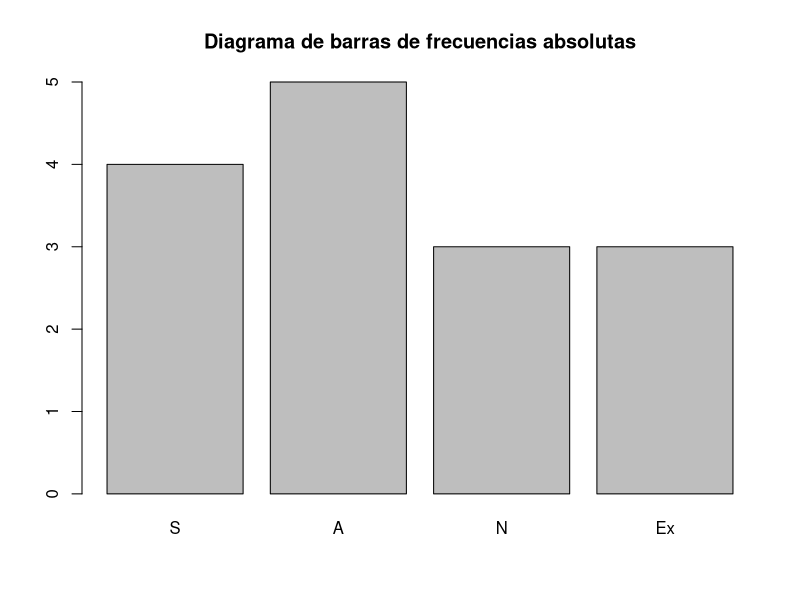
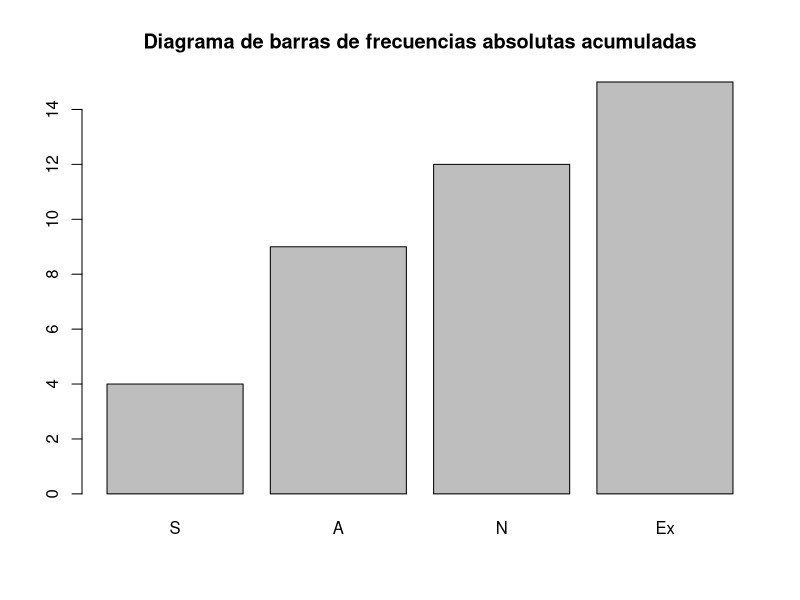
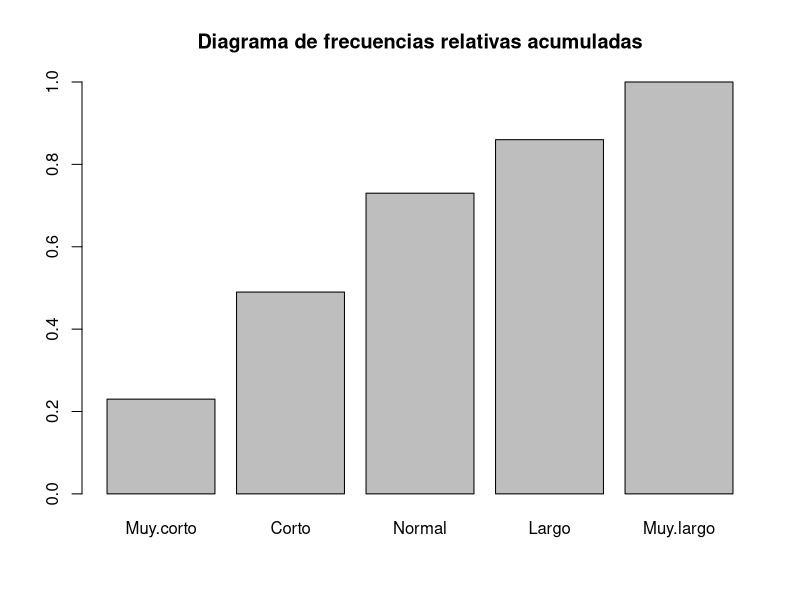
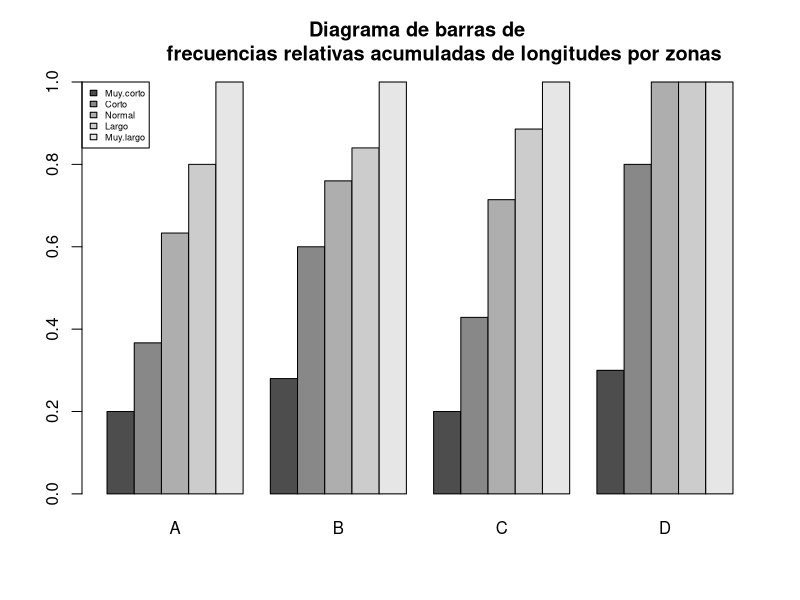
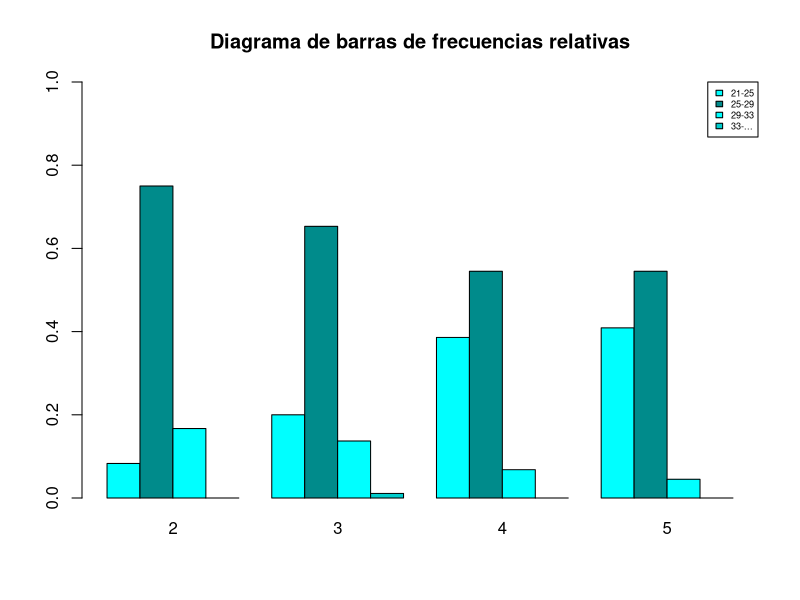
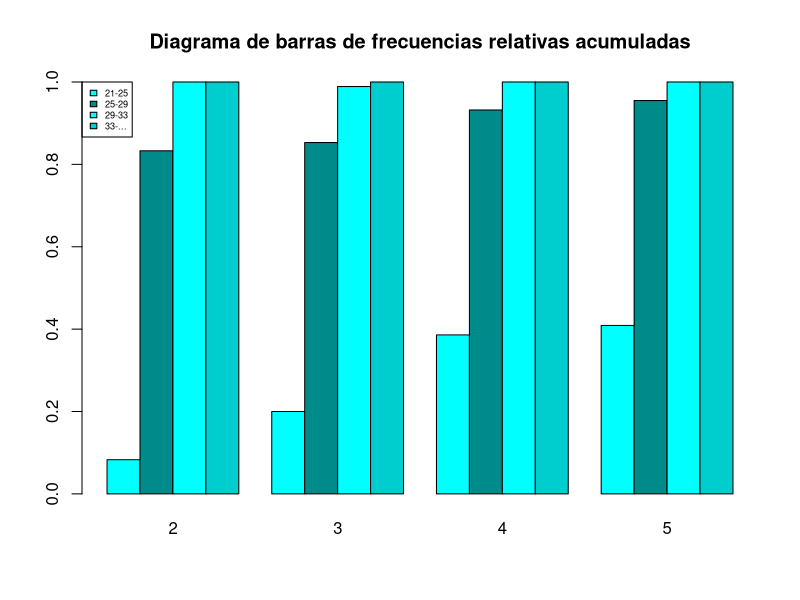

Generate these figures, in order, with R:
## ---- chunk 1
knitr::opts_chunk$set(echo = TRUE, comment = NA)
## ---- chunk 2
notas = ordered(c("S","A", "N", "Ex", "S", "S", "Ex", "Ex", "N", "A", "A", "A",
                  "A", "N", "S"), levels = c("S", "A", "N", "Ex"))
table(notas)
## ---- chunk 3
set.seed(2018)
clientes = sample(1:5, 50, replace = TRUE)
clientes
set.seed(NULL)
## ---- chunk 4
absolut = table(clientes)
relative = prop.table(absolut)
acumul = cumsum(absolut)
rel.acumul = cumsum(relative)
absolut = (as.matrix(absolut))
relative = (as.matrix(relative))
acumul = (as.matrix(acumul))
rel.acumul = (as.matrix(rel.acumul))

clientela = data.frame(absolut,relative,acumul,rel.acumul)
colnames(clientela) = c("Absoluta", "Relativa", "Acumulada", "Rel. Acumulada")
clientela

## ---- chunk 5
notas
fAbs = table(notas) #Frec. abs.
cumsum(fAbs) #Frec. abs. acumuladas
## ---- chunk 6
cumsum(prop.table(fAbs)) #Frec. relativas acumuladas
barplot(fAbs, main = "Diagrama de barras de frecuencias absolutas")
## ---- chunk 7
barplot(cumsum(fAbs), main = "Diagrama de barras de frecuencias absolutas acumuladas")
## ---- chunk 8
cumsum(table(notas))/length(notas)
cumsum(table(notas)/length(notas))
## ---- chunk 9
set.seed(2018)
longitud = sample(1:5,100, replace = TRUE)
longitud = ordered(longitud)
levels(longitud) = c("Muy.corto","Corto","Normal","Largo","Muy.largo")
## ---- chunk 10
longitud
## ---- chunk 11
set.seed(NULL)
## ---- chunk 12
Fr.Abs = table(longitud)
Fr.Abs
Fr.Rel = prop.table(Fr.Abs)
Fr.Rel
## ---- chunk 13
Fr.Acum = cumsum(Fr.Abs)
Fr.Acum
Fr.RAcum = cumsum(Fr.Rel)
Fr.RAcum
## ---- chunk 14
barplot(Fr.RAcum, main = "Diagrama de frecuencias relativas acumuladas")
## ---- chunk 15
zonas = rep(c("A","B","C","D"), c(30,25,35,10))
jirafas = data.frame(zonas,longitud)
str(jirafas)
head(jirafas)
## ---- chunk 16
apply(table(jirafas), MARGIN = 1, FUN = cumsum)
## ---- chunk 17
t(apply(table(jirafas), MARGIN = 1, FUN = cumsum))
## ---- chunk 18
t(apply(prop.table(table(jirafas), margin = 1), MARGIN = 1, FUN = cumsum))
## ---- chunk 19
Diagrama = apply(prop.table(table(jirafas), margin = 1), MARGIN = 1, FUN = cumsum)
barplot(Diagrama, beside = TRUE, legend = TRUE, main = "Diagrama de barras de 
        frecuencias relativas acumuladas de longitudes por zonas",
args.legend=list(x="topleft", cex=0.55))
## ---- chunk 20
crabs = read.table("../data/datacrab.txt", header = TRUE)
crabs = crabs[,-1] #Omitimos la primera columna
str(crabs)
## ---- chunk 21
table(crabs$width)
## ---- chunk 22
intervalos = cut(crabs$width, breaks = c(21,25,29,33,Inf), right = FALSE, 
                 labels = c("21-25", "25-29", "29-33", "33-..."))
## ---- chunk 23
crabs$width.rank = ordered(intervalos)
str(crabs)
## ---- chunk 24
Tabla = table(crabs[,c(1,6)])
Tabla
## ---- chunk 25
Fr.rel = round(prop.table(Tabla,margin = 1),3)
Fr.rel
## ---- chunk 26
Fr.rel.acu = round(apply(prop.table(Tabla, margin = 1), MARGIN = 1, FUN = cumsum), 3)
t(Fr.rel.acu)
## ---- chunk 27
azul = c("cyan", "cyan4", "cyan1", "cyan3")

barplot(t(Fr.rel), beside = TRUE, legend = TRUE, ylim = c(0,1), col = azul, 
        main = "Diagrama de barras de frecuencias relativas", 
        args.legend=list(x = "topright", cex=0.55))
## ---- chunk 28
barplot(Fr.rel.acu, beside = TRUE, legend = TRUE, col = azul, 
        main = "Diagrama de barras de frecuencias relativas acumuladas", 
        args.legend=list(x = "topleft", cex=0.55))
